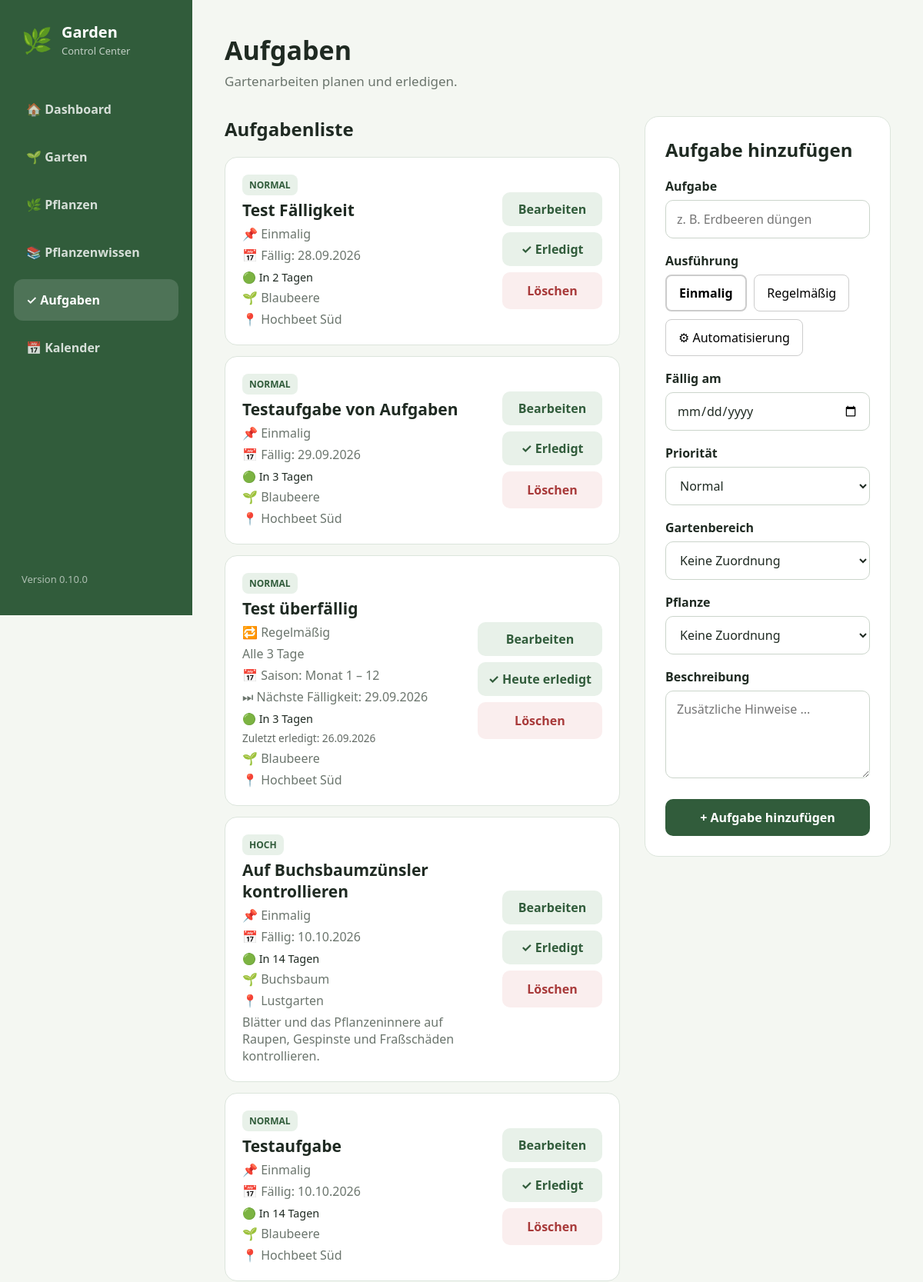
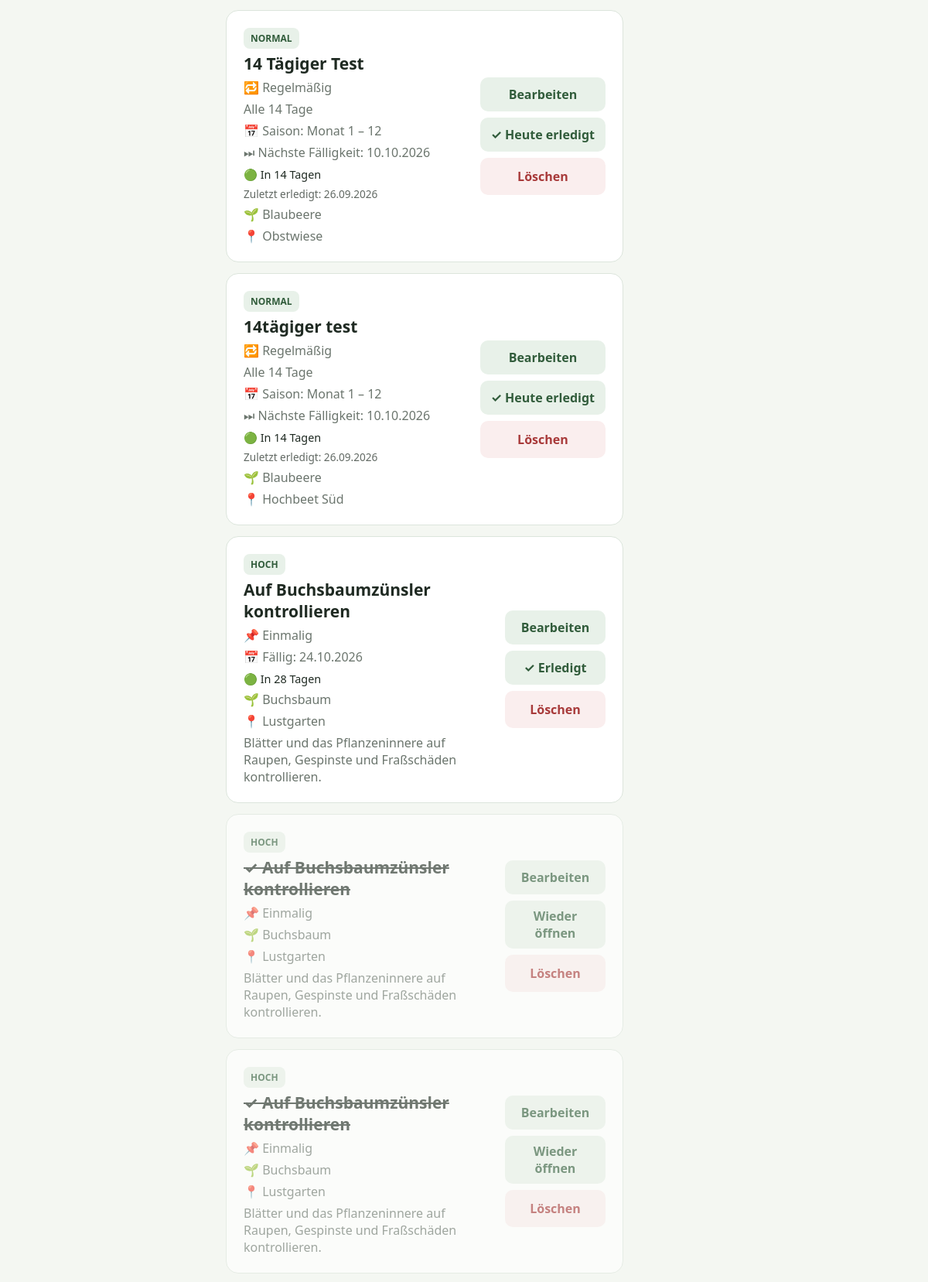
The page /tasks (upper part) on the database its author committed (2 pictures, top to bottom).
### app/models/task.py (models this page shows)
class Task(Base):
    __tablename__ = "tasks"
    id: Mapped[int] = mapped_column(
        Integer,
        primary_key=True,
        index=True,
    )
    title: Mapped[str] = mapped_column(
        String(150),
        nullable=False,
    )
    description: Mapped[str | None] = mapped_column(
        Text,
        nullable=True,
    )
    execution_type: Mapped[str] = mapped_column(
        String(20),
        default="once",
        nullable=False,
    )
    due_date: Mapped[date | None] = mapped_column(
        Date,
        nullable=True,
    )
    interval_days: Mapped[int | None] = mapped_column(
        Integer,
        nullable=True,
    )
    start_month: Mapped[int | None] = mapped_column(
        Integer,
        nullable=True,
    )
    end_month: Mapped[int | None] = mapped_column(
        Integer,
        nullable=True,
    )
    last_completed_at: Mapped[date | None] = mapped_column(
        Date,
        nullable=True,
    )
    priority: Mapped[str] = mapped_column(
        String(20),
        default="normal",
        nullable=False,
    )
    completed: Mapped[bool] = mapped_column(
        Boolean,
        default=False,
        nullable=False,
    )
    completed_at: Mapped[datetime | None] = mapped_column(
        DateTime,
        nullable=True,
    )
    garden_area_id: Mapped[int | None] = mapped_column(
        ForeignKey("garden_areas.id"),
        nullable=True,
    )
    plant_id: Mapped[int | None] = mapped_column(
        ForeignKey("plants.id"),
        nullable=True,
    )
    created_at: Mapped[datetime] = mapped_column(
        DateTime,
        default=datetime.now,
    )
    garden_area: Mapped["GardenArea | None"] = relationship()
    plant: Mapped["Plant | None"] = relationship()

### app/models/plant.py (models this page shows)
class Plant(Base):
    __tablename__ = "plants"
    id: Mapped[int] = mapped_column(
        Integer,
        primary_key=True,
        index=True,
    )
    name: Mapped[str] = mapped_column(
        String(100),
        nullable=False,
    )
    variety: Mapped[str | None] = mapped_column(
        String(100),
        nullable=True,
    )
    quantity: Mapped[int] = mapped_column(
        Integer,
        default=1,
        nullable=False,
    )
    planted_at: Mapped[date | None] = mapped_column(
        Date,
        nullable=True,
    )
    notes: Mapped[str | None] = mapped_column(
        Text,
        nullable=True,
    )
    garden_area_id: Mapped[int] = mapped_column(
        ForeignKey("garden_areas.id"),
        nullable=False,
    )
    species_id: Mapped[int | None] = mapped_column(
        ForeignKey("plant_species.id"),
        nullable=True,
    )
    created_at: Mapped[datetime] = mapped_column(
        DateTime,
        default=datetime.now,
    )
    garden_area: Mapped["GardenArea"] = relationship(
        back_populates="plants",
    )
    species: Mapped["PlantSpecies | None"] = relationship(
        back_populates="plants",
    )

### app/models/garden_area.py (models this page shows)
class GardenArea(Base):
    __tablename__ = "garden_areas"
    id: Mapped[int] = mapped_column(
        Integer,
        primary_key=True,
        index=True,
    )
    name: Mapped[str] = mapped_column(
        String(100),
        nullable=False,
    )
    area_type: Mapped[str] = mapped_column(
        String(50),
        nullable=False,
    )
    area_size: Mapped[float | None] = mapped_column(
        Float,
        nullable=True,
    )
    light_condition: Mapped[str | None] = mapped_column(
        String(30),
        nullable=True,
    )
    soil_type: Mapped[str | None] = mapped_column(
        String(100),
        nullable=True,
    )
    soil_ph: Mapped[float | None] = mapped_column(
        Float,
        nullable=True,
    )
    irrigation_zone: Mapped[str | None] = mapped_column(
        String(50),
        nullable=True,
    )
    description: Mapped[str | None] = mapped_column(
        Text,
        nullable=True,
    )
    created_at: Mapped[datetime] = mapped_column(
        DateTime,
        default=datetime.now,
    )
    plants: Mapped[list["Plant"]] = relationship(
        back_populates="garden_area",
        cascade="all, delete-orphan",
    )

### app/routers/tasks.py (the view)
@router.get("/tasks", response_class=HTMLResponse)
async def tasks(
    request: Request,
    db: Session = Depends(get_db),
):
    all_tasks = db.query(Task).all()
    today = date.today()
    task_due_dates = {}
    task_due_status = {}
    for task in all_tasks:
        due_date = get_next_due_date(
            task,
            today=today,
        )
        task_due_dates[task.id] = due_date
        task_due_status[task.id] = get_due_status(
            due_date,
            today=today,
        )
    all_tasks.sort(
        key=lambda task: (
            task.completed,
            task_due_dates[task.id] or date.max,
        )
    )
    areas = (
        db.query(GardenArea)
        .order_by(GardenArea.name)
        .all()
    )
    plants = (
        db.query(Plant)
        .order_by(Plant.name)
        .all()
    )
    return templates.TemplateResponse(
        request=request,
        name="tasks.html",
        context={
            "page": "tasks",
            "app_name": APP_NAME,
            "version": APP_VERSION,
            "tasks": all_tasks,
            "task_due_dates": task_due_dates,
            "task_due_status": task_due_status,
            "areas": areas,
            "plants": plants,
            "today": today,
        },
    )

### app/templates/tasks.html (shortened to what this page needs)
{% extends "base.html" %}
{% block content %}
<header class="page-header">
            <div>
                <h1>Aufgaben</h1>
                <p>
                    Gartenarbeiten planen und erledigen.
                </p>
            </div>
        </header>
        <section class="two-column">
            <div>
                <h2>Aufgabenliste</h2>
                {% if tasks %}
                <div class="area-list">
                    {% for task in tasks %}
                    <article
                        class="area-card {% if task.completed %}task-completed{% endif %}"
                    >
                        <div class="area-info">
                            <span class="area-type">
                                {{ task.priority }}
                            </span>
                            <h3>
                                {% if task.completed %}
                                    ✓
                                {% endif %}
                                {{ task.title }}
                            </h3>
                            {% if task.execution_type == "once" %}
                                <p>
                                    📌 Einmalig
                                </p>
                            {% elif task.execution_type == "recurring" %}
                                <p>
                                    🔁 Regelmäßig
                                </p>
                                <p>
                                    Alle {{ task.interval_days }} Tage
                                </p>
                                <p>
                                    📅 Saison:
                                    Monat {{ task.start_month }}
                                    –
                                    {{ task.end_month }}
                                </p>
                            {% endif %}
                            {% set next_due = task_due_dates.get(task.id) %}
                            {% if next_due %}
                                <p>
                                    {% if task.execution_type == "recurring" %}
                                        ⏭ Nächste Fälligkeit:
                                    {% else %}
                                        📅 Fällig:
                                    {% endif %}
                                    {{ next_due.strftime("%d.%m.%Y") }}
                                </p>
                            {% endif %}
                            {% set due_status = task_due_status.get(task.id) %}
                            {% if due_status %}
                                <div class="task-due-status {{ due_status.status }}">
                                    {% if due_status.status == "overdue" %}
                                        🔴
                                    {% elif due_status.status == "today" %}
                                        🟠
                                    {% elif due_status.status == "tomorrow" %}
                                        🟡
                                    {% else %}
                                        🟢
                                    {% endif %}
                                    {{ due_status.label }}
                                </div>
                            {% endif %}
                            {% if task.execution_type == "recurring" %}
                                <div class="task-last-completed">
                                    {% if task.last_completed_at %}
                                        Zuletzt erledigt:
                                        {{ task.last_completed_at.strftime("%d.%m.%Y") }}
                                    {% else %}
                                        Noch nie erledigt
                                    {% endif %}
                                </div>
                            {% endif %}
                            {% if task.plant %}
                            <p>
                                🌱 {{ task.plant.name }}
                            </p>
                            {% endif %}
                            {% if task.garden_area %}
                            <p>
                                📍 {{ task.garden_area.name }}
                            </p>
                            {% endif %}
                            {% if task.description %}
                            <p>
                                {{ task.description }}
                            </p>
                            {% endif %}
                        </div>
                        <div class="task-actions">
                            <a
                                href="/tasks/{{ task.id }}/edit"
                                class="secondary-button"
                            >
                                Bearbeiten
                            </a>
                            {% if task.execution_type != "automation" %}
                            <form
                                method="post"
                                action="/tasks/{{ task.id }}/toggle"
                            >
                                <button
                                    type="submit"
                                    class="secondary-button"
                                >
                                    {% if task.execution_type == "recurring" %}
                                        ✓ Heute erledigt
                                    {% elif task.completed %}
                                        Wieder öffnen
                                    {% else %}
                                        ✓ Erledigt
                                    {% endif %}
                                </button>
                            </form>
                            {% endif %}
                            <form
                                method="post"
                                action="/tasks/{{ task.id }}/delete"
                                onsubmit="return confirm('Aufgabe wirklich löschen?');"
                            >
                                <button
                                    type="submit"
                                    class="danger-button"
                                >
                                    Löschen
                                </button>
                            </form>
                        </div>
                    </article>
                    {% endfor %}
                </div>
                {% endif %}
            </div>
            <div>
                <div class="form-card">
                    <h2>
                        Aufgabe hinzufügen
                    </h2>
                    <form
                        method="post"
                        action="/tasks"
                    >
                        <label for="task_title">
                            Aufgabe
                        </label>
                        <input
                            id="task_title"
                            name="title"
                            type="text"
                            placeholder="z. B. Erdbeeren düngen"
                            required
                        >
                        <label>
                            Ausführung
                        </label>
                        <div class="task-mode-selector">
                            <button
                                type="button"
                                class="task-mode-button active"
                                data-mode="once"
                            >
                                Einmalig
                            </button>
                            <button
                                type="button"
                                class="task-mode-button"
                                data-mode="recurring"
                            >
                                Regelmäßig
                            </button>
                            <button
                                type="button"
                                class="task-mode-button"
                                data-mode="automation"
                            >
                                ⚙ Automatisierung
                            </button>
                        </div>
                        <div id="task-once-fields">
                            <label for="task_due_date">
                                Fällig am
                            </label>
                            <input
                                id="task_due_date"
                                name="due_date"
                                type="date"
                                required
                            >
                        </div>
                        <label for="task_priority">
                            Priorität
                        </label>
                        <select
                            id="task_priority"
                            name="priority"
                        >
                            <option
                                value="normal"
                                selected
                            >
                                Normal
                            </option>
                        </select>
                        <label for="task_area">
                            Gartenbereich
                        </label>
                        <select
                            id="task_area"
                            name="garden_area_id"
                        >
                            <option value="">
                                Keine Zuordnung
                            </option>
                        </select>
                        <label for="task_plant">
                            Pflanze
                        </label>
                        <select
                            id="task_plant"
                            name="plant_id"
                        >
                            <option value="">
                                Keine Zuordnung
                            </option>
                        </select>
                        <label for="task_description">
                            Beschreibung
                        </label>
                        <textarea
                            id="task_description"
                            name="description"
                            rows="4"
                            placeholder="Zusätzliche Hinweise ..."
                        ></textarea>
                        <button
                            type="submit"
                            class="primary-button"
                        >
                            + Aufgabe hinzufügen
                        </button>
                    </form>
                </div>
            </div>
        </section>
{% endblock %}

### rows shown on the page
Task: priority "NORMAL", title "Test Fälligkeit", execution_type "📌 Einmalig", shows "📅 Fällig:", strftime "28.09.2026", label "In 2 Tagen", plant.name "Blaubeere", garden_area.name "Hochbeet Süd"
Task: priority "NORMAL", title "Testaufgabe von Aufgaben", execution_type "📌 Einmalig", shows "📅 Fällig:", strftime "29.09.2026", label "In 3 Tagen", plant.name "Blaubeere", garden_area.name "Hochbeet Süd"
Task: priority "NORMAL", title "Test überfällig", interval_days "3", start_month "1", end_month "12", shows "⏭ Nächste Fälligkeit:", strftime "29.09.2026", label "In 3 Tagen", last_completed_at "26.09.2026", plant.name "Blaubeere", garden_area.name "Hochbeet Süd", execution_type "✓ Heute erledigt"
Task: priority "HOCH", title "Auf Buchsbaumzünsler kontrollieren", execution_type "📌 Einmalig", shows "📅 Fällig:", strftime "10.10.2026", label "In 14 Tagen", plant.name "Buchsbaum", garden_area.name "Lustgarten", description "Blätter und das Pflanzeninnere auf Raupen, Gespinste und Fraßschäden kontrollieren."
Task: priority "NORMAL", title "Testaufgabe", execution_type "📌 Einmalig", shows "📅 Fällig:", strftime "10.10.2026", label "In 14 Tagen", plant.name "Blaubeere", garden_area.name "Hochbeet Süd"
Task: priority "NORMAL", title "14 Tägiger Test", interval_days "14", start_month "1", end_month "12", shows "⏭ Nächste Fälligkeit:", strftime "10.10.2026", label "In 14 Tagen", last_completed_at "26.09.2026", plant.name "Blaubeere", garden_area.name "Obstwiese", execution_type "✓ Heute erledigt"
Task: priority "NORMAL", title "14tägiger test", interval_days "14", start_month "1", end_month "12", shows "⏭ Nächste Fälligkeit:", strftime "10.10.2026", label "In 14 Tagen", last_completed_at "26.09.2026", plant.name "Blaubeere", garden_area.name "Hochbeet Süd", execution_type "✓ Heute erledigt"
Task: priority "HOCH", title "Auf Buchsbaumzünsler kontrollieren", execution_type "📌 Einmalig", shows "📅 Fällig:", strftime "24.10.2026", label "In 28 Tagen", plant.name "Buchsbaum", garden_area.name "Lustgarten", description "Blätter und das Pflanzeninnere auf Raupen, Gespinste und Fraßschäden kontrollieren."
Task: priority "HOCH", title "Auf Buchsbaumzünsler kontrollieren", execution_type "📌 Einmalig", plant.name "Buchsbaum", garden_area.name "Lustgarten", description "Blätter und das Pflanzeninnere auf Raupen, Gespinste und Fraßschäden kontrollieren."
Task: priority "HOCH", title "Auf Buchsbaumzünsler kontrollieren", execution_type "📌 Einmalig", plant.name "Buchsbaum", garden_area.name "Lustgarten", description "Blätter und das Pflanzeninnere auf Raupen, Gespinste und Fraßschäden kontrollieren."

### other values the page prints
{{ version }} "0.10.0"
